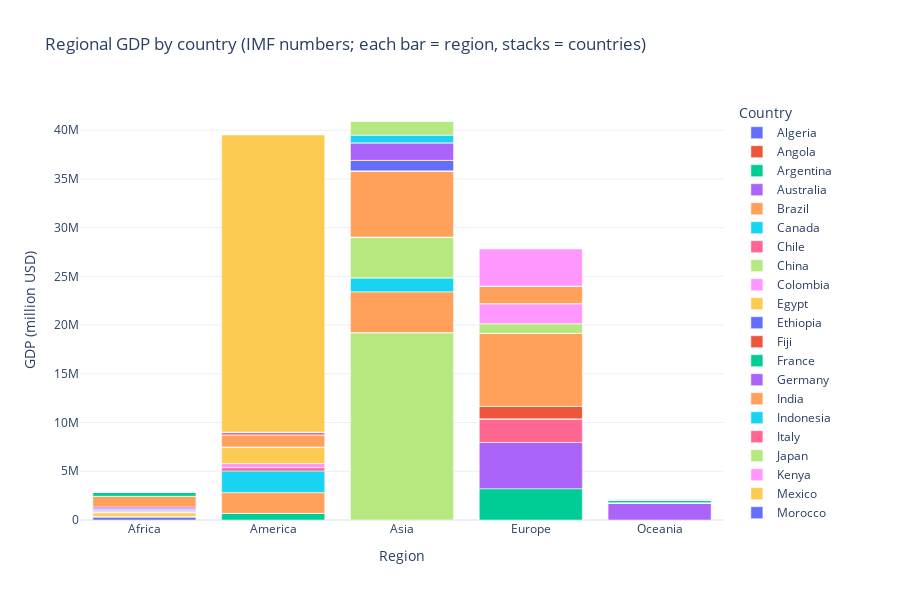

This figure's notebook cell:
### Code cell
# create a stacked bar where each region is on the x-axis and stacks are countries' GDP contributions.
# We pivot the data so that each country is a color segment.
pivot = plot_df.pivot_table(index='region', columns='country', values='gdp_million_usd', aggfunc='sum', fill_value=0)

fig = px.bar(pivot,
             x=pivot.index,
             y=pivot.columns,
             title="Regional GDP by country (IMF numbers; each bar = region, stacks = countries)",
             labels={"value":"GDP (million USD)", "region":"Region"},
             barmode='relative')  # 'stack' or 'relative' for stacked; 'relative' is same for positive values

# Update layout for readability
fig.update_layout(
    xaxis_title="Region",
    yaxis_title="GDP (million USD)",
    legend_title="Country",
    template="plotly_white",
    height=600,
)

# Save interactive HTML file
stacked_bar_filename = "stacked_bar.html"
fig.write_html(stacked_bar_filename, full_html=True, include_plotlyjs='cdn')
print(f"Saved stacked bar to {stacked_bar_filename}")

# If running in a notebook, show the figure inline as well
fig.show()

### Figure 1 — Plotly figure (JSON) as saved in the notebook; plotly's stock layout.template omitted (floating-point values rounded to 4 significant figures)
{"data": [{"alignmentgroup": "True", "hovertemplate": "country=Algeria<br>Region=%{x}<br>GDP (million USD)=%{y}<extra></extra>", "legendgroup": "Algeria", "marker": {"color": "#636efa", "pattern": {"shape": ""}}, "name": "Algeria", "offsetgroup": "Algeria", "orientation": "v", "showlegend": true, "textposition": "auto", "type": "bar", "x": ["Africa", "America", "Asia", "Europe", "Oceania"], "xaxis": "x", "y": [268885, 0, 0, 0, 0], "yaxis": "y"}, {"alignmentgroup": "True", "hovertemplate": "country=Angola<br>Region=%{x}<br>GDP (million USD)=%{y}<extra></extra>", "legendgroup": "Angola", "marker": {"color": "#EF553B", "pattern": {"shape": ""}}, "name": "Angola", "offsetgroup": "Angola", "orientation": "v", "showlegend": true, "textposition": "auto", "type": "bar", "x": ["Africa", "America", "Asia", "Europe", "Oceania"], "xaxis": "x", "y": [113343, 0, 0, 0, 0], "yaxis": "y"}, {"alignmentgroup": "True", "hovertemplate": "country=Argentina<br>Region=%{x}<br>GDP (million USD)=%{y}<extra></extra>", "legendgroup": "Argentina", "marker": {"color": "#00cc96", "pattern": {"shape": ""}}, "name": "Argentina", "offsetgroup": "Argentina", "orientation": "v", "showlegend": true, "textposition": "auto", "type": "bar", "x": ["Africa", "America", "Asia", "Europe", "Oceania"], "xaxis": "x", "y": [0, 683533, 0, 0, 0], "yaxis": "y"}, {"alignmentgroup": "True", "hovertemplate": "country=Australia<br>Region=%{x}<br>GDP (million USD)=%{y}<extra></extra>", "legendgroup": "Australia", "marker": {"color": "#ab63fa", "pattern": {"shape": ""}}, "name": "Australia", "offsetgroup": "Australia", "orientation": "v", "showlegend": true, "textposition": "auto", "type": "bar", "x": ["Africa", "America", "Asia", "Europe", "Oceania"], "xaxis": "x", "y": [0, 0, 0, 0, 1771681], "yaxis": "y"}, {"alignmentgroup": "True", "hovertemplate": "country=Brazil<br>Region=%{x}<br>GDP (million USD)=%{y}<extra></extra>", "legendgroup": "Brazil", "marker": {"color": "#FFA15A", "pattern": {"shape": ""}}, "name": "Brazil", "offsetgroup": "Brazil", "orientation": "v", "showlegend": true, "textposition": "auto", "type": "bar", "x": ["Africa", "America", "Asia", "Europe", "Oceania"], "xaxis": "x", "y": [0, 2125958, 0, 0, 0], "yaxis": "y"}, {"alignmentgroup": "True", "hovertemplate": "country=Canada<br>Region=%{x}<br>GDP (million USD)=%{y}<extra></extra>", "legendgroup": "Canada", "marker": {"color": "#19d3f3", "pattern": {"shape": ""}}, "name": "Canada", "offsetgroup": "Canada", "orientation": "v", "showlegend": true, "textposition": "auto", "type": "bar", "x": ["Africa", "America", "Asia", "Europe", "Oceania"], "xaxis": "x", "y": [0, 2225341, 0, 0, 0], "yaxis": "y"}, {"alignmentgroup": "True", "hovertemplate": "country=Chile<br>Region=%{x}<br>GDP (million USD)=%{y}<extra></extra>", "legendgroup": "Chile", "marker": {"color": "#FF6692", "pattern": {"shape": ""}}, "name": "Chile", "offsetgroup": "Chile", "orientation": "v", "showlegend": true, "textposition": "auto", "type": "bar", "x": ["Africa", "America", "Asia", "Europe", "Oceania"], "xaxis": "x", "y": [0, 343823, 0, 0, 0], "yaxis": "y"}, {"alignmentgroup": "True", "hovertemplate": "country=China<br>Region=%{x}<br>GDP (million USD)=%{y}<extra></extra>", "legendgroup": "China", "marker": {"color": "#B6E880", "pattern": {"shape": ""}}, "name": "China", "offsetgroup": "China", "orientation": "v", "showlegend": true, "textposition": "auto", "type": "bar", "x": ["Africa", "America", "Asia", "Europe", "Oceania"], "xaxis": "x", "y": [0, 0, 19231705, 0, 0], "yaxis": "y"}, {"alignmentgroup": "True", "hovertemplate": "country=Colombia<br>Region=%{x}<br>GDP (million USD)=%{y}<extra></extra>", "legendgroup": "Colombia", "marker": {"color": "#FF97FF", "pattern": {"shape": ""}}, "name": "Colombia", "offsetgroup": "Colombia", "orientation": "v", "showlegend": true, "textposition": "auto", "type": "bar", "x": ["Africa", "America", "Asia", "Europe", "Oceania"], "xaxis": "x", "y": [0, 427766, 0, 0, 0], "yaxis": "y"}, {"alignmentgroup": "True", "hovertemplate": "country=Egypt<br>Region=%{x}<br>GDP (million USD)=%{y}<extra></extra>", "legendgroup": "Egypt", "marker": {"color": "#FECB52", "pattern": {"shape": ""}}, "name": "Egypt", "offsetgroup": "Egypt", "orientation": "v", "showlegend": true, "textposition": "auto", "type": "bar", "x": ["Africa", "America", "Asia", "Europe", "Oceania"], "xaxis": "x", "y": [347342, 0, 0, 0, 0], "yaxis": "y"}, {"alignmentgroup": "True", "hovertemplate": "country=Ethiopia<br>Region=%{x}<br>GDP (million USD)=%{y}<extra></extra>", "legendgroup": "Ethiopia", "marker": {"color": "#636efa", "pattern": {"shape": ""}}, "name": "Ethiopia", "offsetgroup": "Ethiopia", "orientation": "v", "showlegend": true, "textposition": "auto", "type": "bar", "x": ["Africa", "America", "Asia", "Europe", "Oceania"], "xaxis": "x", "y": [117457, 0, 0, 0, 0], "yaxis": "y"}, {"alignmentgroup": "True", "hovertemplate": "country=Fiji<br>Region=%{x}<br>GDP (million USD)=%{y}<extra></extra>", "legendgroup": "Fiji", "marker": {"color": "#EF553B", "pattern": {"shape": ""}}, "name": "Fiji", "offsetgroup": "Fiji", "orientation": "v", "showlegend": true, "textposition": "auto", "type": "bar", "x": ["Africa", "America", "Asia", "Europe", "Oceania"], "xaxis": "x", "y": [0, 0, 0, 0, 6257], "yaxis": "y"}, {"alignmentgroup": "True", "hovertemplate": "country=France<br>Region=%{x}<br>GDP (million USD)=%{y}<extra></extra>", "legendgroup": "France", "marker": {"color": "#00cc96", "pattern": {"shape": ""}}, "name": "France", "offsetgroup": "France", "orientation": "v", "showlegend": true, "textposition": "auto", "type": "bar", "x": ["Africa", "America", "Asia", "Europe", "Oceania"], "xaxis": "x", "y": [0, 0, 0, 3211292, 0], "yaxis": "y"}, {"alignmentgroup": "True", "hovertemplate": "country=Germany<br>Region=%{x}<br>GDP (million USD)=%{y}<extra></extra>", "legendgroup": "Germany", "marker": {"color": "#ab63fa", "pattern": {"shape": ""}}, "name": "Germany", "offsetgroup": "Germany", "orientation": "v", "showlegend": true, "textposition": "auto", "type": "bar", "x": ["Africa", "America", "Asia", "Europe", "Oceania"], "xaxis": "x", "y": [0, 0, 0, 4744804, 0], "yaxis": "y"}, {"alignmentgroup": "True", "hovertemplate": "country=India<br>Region=%{x}<br>GDP (million USD)=%{y}<extra></extra>", "legendgroup": "India", "marker": {"color": "#FFA15A", "pattern": {"shape": ""}}, "name": "India", "offsetgroup": "India", "orientation": "v", "showlegend": true, "textposition": "auto", "type": "bar", "x": ["Africa", "America", "Asia", "Europe", "Oceania"], "xaxis": "x", "y": [0, 0, 4187017, 0, 0], "yaxis": "y"}, {"alignmentgroup": "True", "hovertemplate": "country=Indonesia<br>Region=%{x}<br>GDP (million USD)=%{y}<extra></extra>", "legendgroup": "Indonesia", "marker": {"color": "#19d3f3", "pattern": {"shape": ""}}, "name": "Indonesia", "offsetgroup": "Indonesia", "orientation": "v", "showlegend": true, "textposition": "auto", "type": "bar", "x": ["Africa", "America", "Asia", "Europe", "Oceania"], "xaxis": "x", "y": [0, 0, 1429743, 0, 0], "yaxis": "y"}, {"alignmentgroup": "True", "hovertemplate": "country=Italy<br>Region=%{x}<br>GDP (million USD)=%{y}<extra></extra>", "legendgroup": "Italy", "marker": {"color": "#FF6692", "pattern": {"shape": ""}}, "name": "Italy", "offsetgroup": "Italy", "orientation": "v", "showlegend": true, "textposition": "auto", "type": "bar", "x": ["Africa", "America", "Asia", "Europe", "Oceania"], "xaxis": "x", "y": [0, 0, 0, 2422855, 0], "yaxis": "y"}, {"alignmentgroup": "True", "hovertemplate": "country=Japan<br>Region=%{x}<br>GDP (million USD)=%{y}<extra></extra>", "legendgroup": "Japan", "marker": {"color": "#B6E880", "pattern": {"shape": ""}}, "name": "Japan", "offsetgroup": "Japan", "orientation": "v", "showlegend": true, "textposition": "auto", "type": "bar", "x": ["Africa", "America", "Asia", "Europe", "Oceania"], "xaxis": "x", "y": [0, 0, 4186431, 0, 0], "yaxis": "y"}, {"alignmentgroup": "True", "hovertemplate": "country=Kenya<br>Region=%{x}<br>GDP (million USD)=%{y}<extra></extra>", "legendgroup": "Kenya", "marker": {"color": "#FF97FF", "pattern": {"shape": ""}}, "name": "Kenya", "offsetgroup": "Kenya", "orientation": "v", "showlegend": true, "textposition": "auto", "type": "bar", "x": ["Africa", "America", "Asia", "Europe", "Oceania"], "xaxis": "x", "y": [131673, 0, 0, 0, 0], "yaxis": "y"}, {"alignmentgroup": "True", "hovertemplate": "country=Mexico<br>Region=%{x}<br>GDP (million USD)=%{y}<extra></extra>", "legendgroup": "Mexico", "marker": {"color": "#FECB52", "pattern": {"shape": ""}}, "name": "Mexico", "offsetgroup": "Mexico", "orientation": "v", "showlegend": true, "textposition": "auto", "type": "bar", "x": ["Africa", "America", "Asia", "Europe", "Oceania"], "xaxis": "x", "y": [0, 1692640, 0, 0, 0], "yaxis": "y"}, {"alignmentgroup": "True", "hovertemplate": "country=Morocco<br>Region=%{x}<br>GDP (million USD)=%{y}<extra></extra>", "legendgroup": "Morocco", "marker": {"color": "#636efa", "pattern": {"shape": ""}}, "name": "Morocco", "offsetgroup": "Morocco", "orientation": "v", "showlegend": true, "textposition": "auto", "type": "bar", "x": ["Africa", "America", "Asia", "Europe", "Oceania"], "xaxis": "x", "y": [165835, 0, 0, 0, 0], "yaxis": "y"}, {"alignmentgroup": "True", "hovertemplate": "country=Netherlands<br>Region=%{x}<br>GDP (million USD)=%{y}<extra></extra>", "legendgroup": "Netherlands", "marker": {"color": "#EF553B", "pattern": {"shape": ""}}, "name": "Netherlands", "offsetgroup": "Netherlands", "orientation": "v", "showlegend": true, "textposition": "auto", "type": "bar", "x": ["Africa", "America", "Asia", "Europe", "Oceania"], "xaxis": "x", "y": [0, 0, 0, 1272011, 0], "yaxis": "y"}, {"alignmentgroup": "True", "hovertemplate": "country=New Zealand<br>Region=%{x}<br>GDP (million USD)=%{y}<extra></extra>", "legendgroup": "New Zealand", "marker": {"color": "#00cc96", "pattern": {"shape": ""}}, "name": "New Zealand", "offsetgroup": "New Zealand", "orientation": "v", "showlegend": true, "textposition": "auto", "type": "bar", "x": ["Africa", "America", "Asia", "Europe", "Oceania"], "xaxis": "x", "y": [0, 0, 0, 0, 248666], "yaxis": "y"}, {"alignmentgroup": "True", "hovertemplate": "country=Nigeria<br>Region=%{x}<br>GDP (million USD)=%{y}<extra></extra>", "legendgroup": "Nigeria", "marker": {"color": "#ab63fa", "pattern": {"shape": ""}}, "name": "Nigeria", "offsetgroup": "Nigeria", "orientation": "v", "showlegend": true, "textposition": "auto", "type": "bar", "x": ["Africa", "America", "Asia", "Europe", "Oceania"], "xaxis": "x", "y": [188271, 0, 0, 0, 0], "yaxis": "y"}, {"alignmentgroup": "True", "hovertemplate": "country=Other (rest)<br>Region=%{x}<br>GDP (million USD)=%{y}<extra></extra>", "legendgroup": "Other (rest)", "marker": {"color": "#FFA15A", "pattern": {"shape": ""}}, "name": "Other (rest)", "offsetgroup": "Other (rest)", "orientation": "v", "showlegend": true, "textposition": "auto", "type": "bar", "x": ["Africa", "America", "Asia", "Europe", "Oceania"], "xaxis": "x", "y": [1103853, 1229369, 6789521, 7498997, 1676], "yaxis": "y"}, {"alignmentgroup": "True", "hovertemplate": "country=Papua New Guinea<br>Region=%{x}<br>GDP (million USD)=%{y}<extra></extra>", "legendgroup": "Papua New Guinea", "marker": {"color": "#19d3f3", "pattern": {"shape": ""}}, "name": "Papua New Guinea", "offsetgroup": "Papua New Guinea", "orientation": "v", "showlegend": true, "textposition": "auto", "type": "bar", "x": ["Africa", "America", "Asia", "Europe", "Oceania"], "xaxis": "x", "y": [0, 0, 0, 0, 32835], "yaxis": "y"}, {"alignmentgroup": "True", "hovertemplate": "country=Peru<br>Region=%{x}<br>GDP (million USD)=%{y}<extra></extra>", "legendgroup": "Peru", "marker": {"color": "#FF6692", "pattern": {"shape": ""}}, "name": "Peru", "offsetgroup": "Peru", "orientation": "v", "showlegend": true, "textposition": "auto", "type": "bar", "x": ["Africa", "America", "Asia", "Europe", "Oceania"], "xaxis": "x", "y": [0, 303293, 0, 0, 0], "yaxis": "y"}, {"alignmentgroup": "True", "hovertemplate": "country=Poland<br>Region=%{x}<br>GDP (million USD)=%{y}<extra></extra>", "legendgroup": "Poland", "marker": {"color": "#B6E880", "pattern": {"shape": ""}}, "name": "Poland", "offsetgroup": "Poland", "orientation": "v", "showlegend": true, "textposition": "auto", "type": "bar", "x": ["Africa", "America", "Asia", "Europe", "Oceania"], "xaxis": "x", "y": [0, 0, 0, 979960, 0], "yaxis": "y"}, {"alignmentgroup": "True", "hovertemplate": "country=Russia<br>Region=%{x}<br>GDP (million USD)=%{y}<extra></extra>", "legendgroup": "Russia", "marker": {"color": "#FF97FF", "pattern": {"shape": ""}}, "name": "Russia", "offsetgroup": "Russia", "orientation": "v", "showlegend": true, "textposition": "auto", "type": "bar", "x": ["Africa", "America", "Asia", "Europe", "Oceania"], "xaxis": "x", "y": [0, 0, 0, 2076396, 0], "yaxis": "y"}, {"alignmentgroup": "True", "hovertemplate": "country=Samoa<br>Region=%{x}<br>GDP (million USD)=%{y}<extra></extra>", "legendgroup": "Samoa", "marker": {"color": "#FECB52", "pattern": {"shape": ""}}, "name": "Samoa", "offsetgroup": "Samoa", "orientation": "v", "showlegend": true, "textposition": "auto", "type": "bar", "x": ["Africa", "America", "Asia", "Europe", "Oceania"], "xaxis": "x", "y": [0, 0, 0, 0, 1160], "yaxis": "y"}, {"alignmentgroup": "True", "hovertemplate": "country=Saudi Arabia<br>Region=%{x}<br>GDP (million USD)=%{y}<extra></extra>", "legendgroup": "Saudi Arabia", "marker": {"color": "#636efa", "pattern": {"shape": ""}}, "name": "Saudi Arabia", "offsetgroup": "Saudi Arabia", "orientation": "v", "showlegend": true, "textposition": "auto", "type": "bar", "x": ["Africa", "America", "Asia", "Europe", "Oceania"], "xaxis": "x", "y": [0, 0, 1083749, 0, 0], "yaxis": "y"}, {"alignmentgroup": "True", "hovertemplate": "country=Solomon Islands<br>Region=%{x}<br>GDP (million USD)=%{y}<extra></extra>", "legendgroup": "Solomon Islands", "marker": {"color": "#EF553B", "pattern": {"shape": ""}}, "name": "Solomon Islands", "offsetgroup": "Solomon Islands", "orientation": "v", "showlegend": true, "textposition": "auto", "type": "bar", "x": ["Africa", "America", "Asia", "Europe", "Oceania"], "xaxis": "x", "y": [0, 0, 0, 0, 1898], "yaxis": "y"}, {"alignmentgroup": "True", "hovertemplate": "country=South Africa<br>Region=%{x}<br>GDP (million USD)=%{y}<extra></extra>", "legendgroup": "South Africa", "marker": {"color": "#00cc96", "pattern": {"shape": ""}}, "name": "South Africa", "offsetgroup": "South Africa", "orientation": "v", "showlegend": true, "textposition": "auto", "type": "bar", "x": ["Africa", "America", "Asia", "Europe", "Oceania"], "xaxis": "x", "y": [410338, 0, 0, 0, 0], "yaxis": "y"}, {"alignmentgroup": "True", "hovertemplate": "country=South Korea<br>Region=%{x}<br>GDP (million USD)=%{y}<extra></extra>", "legendgroup": "South Korea", "marker": {"color": "#ab63fa", "pattern": {"shape": ""}}, "name": "South Korea", "offsetgroup": "South Korea", "orientation": "v", "showlegend": true, "textposition": "auto", "type": "bar", "x": ["Africa", "America", "Asia", "Europe", "Oceania"], "xaxis": "x", "y": [0, 0, 1790322, 0, 0], "yaxis": "y"}, {"alignmentgroup": "True", "hovertemplate": "country=Spain<br>Region=%{x}<br>GDP (million USD)=%{y}<extra></extra>", "legendgroup": "Spain", "marker": {"color": "#FFA15A", "pattern": {"shape": ""}}, "name": "Spain", "offsetgroup": "Spain", "orientation": "v", "showlegend": true, "textposition": "auto", "type": "bar", "x": ["Africa", "America", "Asia", "Europe", "Oceania"], "xaxis": "x", "y": [0, 0, 0, 1799511, 0], "yaxis": "y"}, {"alignmentgroup": "True", "hovertemplate": "country=Taiwan<br>Region=%{x}<br>GDP (million USD)=%{y}<extra></extra>", "legendgroup": "Taiwan", "marker": {"color": "#19d3f3", "pattern": {"shape": ""}}, "name": "Taiwan", "offsetgroup": "Taiwan", "orientation": "v", "showlegend": true, "textposition": "auto", "type": "bar", "x": ["Africa", "America", "Asia", "Europe", "Oceania"], "xaxis": "x", "y": [0, 0, 804889, 0, 0], "yaxis": "y"}, {"alignmentgroup": "True", "hovertemplate": "country=Tonga<br>Region=%{x}<br>GDP (million USD)=%{y}<extra></extra>", "legendgroup": "Tonga", "marker": {"color": "#FF6692", "pattern": {"shape": ""}}, "name": "Tonga", "offsetgroup": "Tonga", "orientation": "v", "showlegend": true, "textposition": "auto", "type": "bar", "x": ["Africa", "America", "Asia", "Europe", "Oceania"], "xaxis": "x", "y": [0, 0, 0, 0, 568], "yaxis": "y"}, {"alignmentgroup": "True", "hovertemplate": "country=Turkey<br>Region=%{x}<br>GDP (million USD)=%{y}<extra></extra>", "legendgroup": "Turkey", "marker": {"color": "#B6E880", "pattern": {"shape": ""}}, "name": "Turkey", "offsetgroup": "Turkey", "orientation": "v", "showlegend": true, "textposition": "auto", "type": "bar", "x": ["Africa", "America", "Asia", "Europe", "Oceania"], "xaxis": "x", "y": [0, 0, 1437406, 0, 0], "yaxis": "y"}, {"alignmentgroup": "True", "hovertemplate": "country=United Kingdom<br>Region=%{x}<br>GDP (million USD)=%{y}<extra></extra>", "legendgroup": "United Kingdom", "marker": {"color": "#FF97FF", "pattern": {"shape": ""}}, "name": "United Kingdom", "offsetgroup": "United Kingdom", "orientation": "v", "showlegend": true, "textposition": "auto", "type": "bar", "x": ["Africa", "America", "Asia", "Europe", "Oceania"], "xaxis": "x", "y": [0, 0, 0, 3839180, 0], "yaxis": "y"}, {"alignmentgroup": "True", "hovertemplate": "country=United States<br>Region=%{x}<br>GDP (million USD)=%{y}<extra></extra>", "legendgroup": "United States", "marker": {"color": "#FECB52", "pattern": {"shape": ""}}, "name": "United States", "offsetgroup": "United States", "orientation": "v", "showlegend": true, "textposition": "auto", "type": "bar", "x": ["Africa", "America", "Asia", "Europe", "Oceania"], "xaxis": "x", "y": [0, 30507217, 0, 0, 0], "yaxis": "y"}, {"alignmentgroup": "True", "hovertemplate": "country=Vanuatu<br>Region=%{x}<br>GDP (million USD)=%{y}<extra></extra>", "legendgroup": "Vanuatu", "marker": {"color": "#636efa", "pattern": {"shape": ""}}, "name": "Vanuatu", "offsetgroup": "Vanuatu", "orientation": "v", "showlegend": true, "textposition": "auto", "type": "bar", "x": ["Africa", "America", "Asia", "Europe", "Oceania"], "xaxis": "x", "y": [0, 0, 0, 0, 1267], "yaxis": "y"}], "layout": {"barmode": "relative", "height": 600, "legend": {"title": {"text": "Country"}, "tracegroupgap": 0}, "title": {"text": "Regional GDP by country (IMF numbers; each bar = region, stacks = countries)"}, "xaxis": {"anchor": "y", "domain": [0, 1], "title": {"text": "Region"}}, "yaxis": {"anchor": "x", "domain": [0, 1], "title": {"text": "GDP (million USD)"}}}}
